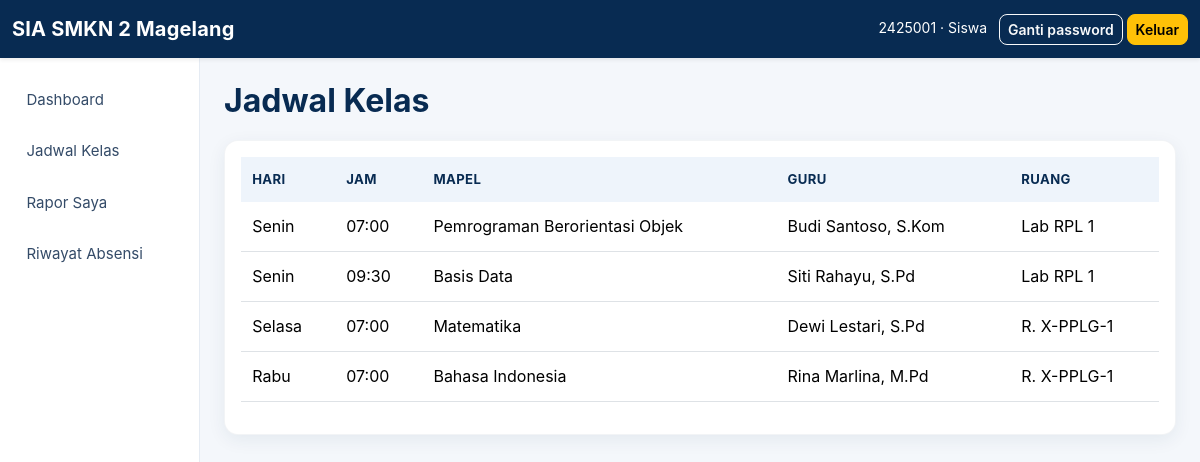
Screenshot of /siswa/jadwal.php (signed in) with the database file from the repository.
### tables this page shows
CREATE TABLE `jadwal` (
  `id_jadwal` INT NOT NULL AUTO_INCREMENT,
  `id_guru` INT NOT NULL,
  `id_mapel` INT NOT NULL,
  `id_kelas` INT NOT NULL,
  `hari` ENUM('Senin','Selasa','Rabu','Kamis','Jumat') NOT NULL,
  `jam_mulai` TIME NOT NULL,
  `jam_selesai` TIME NOT NULL,
  `ruang` VARCHAR(20) DEFAULT NULL,
  PRIMARY KEY (`id_jadwal`),
  KEY `fk_jadwal_guru` (`id_guru`),
  KEY `fk_jadwal_mapel` (`id_mapel`),
  KEY `fk_jadwal_kelas` (`id_kelas`),
  CONSTRAINT `fk_jadwal_guru` FOREIGN KEY (`id_guru`) REFERENCES `guru` (`id_guru`) ON UPDATE CASCADE ON DELETE CASCADE,
  CONSTRAINT `fk_jadwal_mapel` FOREIGN KEY (`id_mapel`) REFERENCES `mata_pelajaran` (`id_mapel`) ON UPDATE CASCADE ON DELETE CASCADE,
  CONSTRAINT `fk_jadwal_kelas` FOREIGN KEY (`id_kelas`) REFERENCES `kelas` (`id_kelas`) ON UPDATE CASCADE ON DELETE CASCADE
);

CREATE TABLE `mata_pelajaran` (
  `id_mapel` INT NOT NULL AUTO_INCREMENT,
  `kode_mapel` VARCHAR(10) NOT NULL,
  `nama_mapel` VARCHAR(100) NOT NULL,
  `kelompok` ENUM('Muatan Nasional','Muatan Kewilayahan','Produktif') NOT NULL DEFAULT 'Produktif',
  `kkm` DECIMAL(5,2) NOT NULL DEFAULT 75.00,
  PRIMARY KEY (`id_mapel`),
  UNIQUE KEY `uq_kode_mapel` (`kode_mapel`)
);

CREATE TABLE `guru` (
  `id_guru` INT NOT NULL AUTO_INCREMENT,
  `nip` VARCHAR(20) NOT NULL,
  `nama_guru` VARCHAR(100) NOT NULL,
  `email` VARCHAR(100) DEFAULT NULL,
  `no_hp` VARCHAR(20) DEFAULT NULL,
  PRIMARY KEY (`id_guru`),
  UNIQUE KEY `uq_guru_nip` (`nip`)
);

### config/config.php (called while the page is built, shortened)
<?php
function db(): PDO {
    static $pdo;
    if (!$pdo) {
        $pdo = new PDO('mysql:host='.DB_HOST.';port='.(defined('DB_PORT') ? DB_PORT : 3306).';dbname='.DB_NAME.';charset=utf8mb4', DB_USER, DB_PASS, [
            PDO::ATTR_ERRMODE => PDO::ERRMODE_EXCEPTION,
            PDO::ATTR_DEFAULT_FETCH_MODE => PDO::FETCH_ASSOC,
            PDO::ATTR_EMULATE_PREPARES => false,
        ]);
    }
    return $pdo;
}
function e(mixed $value): string { return htmlspecialchars((string)$value, ENT_QUOTES, 'UTF-8'); }

### siswa/jadwal.php (the view)
<?php require_once '../config/auth.php';require_role('siswa');$q=db()->prepare('SELECT j.*,mp.nama_mapel,g.nama_guru FROM jadwal j JOIN siswa s ON s.id_kelas=j.id_kelas JOIN mata_pelajaran mp ON mp.id_mapel=j.id_mapel JOIN guru g ON g.id_guru=j.id_guru WHERE s.nis=? ORDER BY j.hari,j.jam_mulai');$q->execute([user_reference()]);$rows=$q->fetchAll();$page_title='Jadwal Kelas';require '../includes/header.php';require '../includes/sidebar.php'; ?><h2>Jadwal Kelas</h2><div class="card p-3"><table class="table"><thead><tr><th>Hari</th><th>Jam</th><th>Mapel</th><th>Guru</th><th>Ruang</th></tr></thead><tbody><?php foreach($rows as $r): ?><tr><td><?= e($r['hari']) ?></td><td><?= e(substr($r['jam_mulai'],0,5)) ?></td><td><?= e($r['nama_mapel']) ?></td><td><?= e($r['nama_guru']) ?></td><td><?= e($r['ruang']) ?></td></tr><?php endforeach; ?></tbody></table></div><?php require '../includes/footer.php';

### assets/css/app.css (style rules this page uses)
:root { --school-navy:#082b52;--school-blue:#0d6efd;--school-light:#f4f7fb;--school-muted:#718096;--school-border:#e5ebf3 }
* { box-sizing:border-box }
body { background:var(--school-light);color:#24344d;font-family:Inter,system-ui,-apple-system,"Segoe UI",sans-serif }
h1,h2,h3,h4,h5 { color:var(--school-navy);font-weight:700 }
h2 { margin-bottom:1.25rem }
.card { border:1px solid rgba(8,43,82,.05);border-radius:14px;box-shadow:0 5px 18px rgba(18,52,90,.07) }
.table { vertical-align:middle }
.table thead th { background:#eef4fb;border-bottom:0;color:var(--school-navy);font-size:.82rem;text-transform:uppercase;letter-spacing:.03em;white-space:nowrap }
.table>:not(caption)>*>* { padding:.78rem .7rem }

### rows the page displays
jadwal: hari "Senin", jam_mulai "07:00", id_mapel.nama_mapel "Pemrograman Berorientasi Objek", id_guru.nama_guru "Budi Santoso, S.Kom", ruang "Lab RPL 1"
jadwal: hari "Senin", jam_mulai "09:30", id_mapel.nama_mapel "Basis Data", id_guru.nama_guru "Siti Rahayu, S.Pd", ruang "Lab RPL 1"
jadwal: hari "Selasa", jam_mulai "07:00", id_mapel.nama_mapel "Matematika", id_guru.nama_guru "Dewi Lestari, S.Pd", ruang "R. X-PPLG-1"
jadwal: hari "Rabu", jam_mulai "07:00", id_mapel.nama_mapel "Bahasa Indonesia", id_guru.nama_guru "Rina Marlina, M.Pd", ruang "R. X-PPLG-1"

### other values shown
current_user()['username'] "2425001"
role_label(current_user()['role']) "Siswa"
